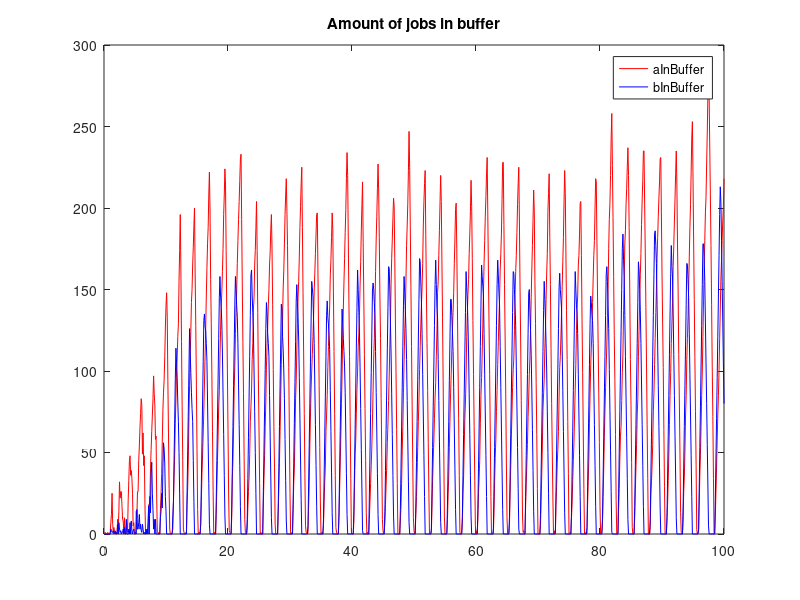

The MATLAB source for this figure:
x = csvread("b_result.txt");

time = x(:, 1);
abuf = x(:, 2);
bbuf = x(:, 3);

plot(time, abuf, "r;aInBuffer;", time, bbuf, "b;bInBuffer;");
title("Amount of jobs in buffer");